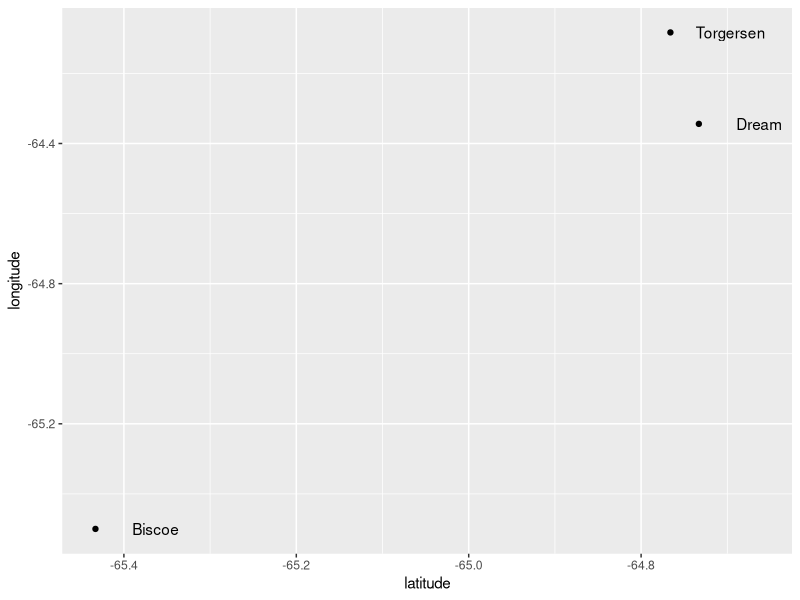
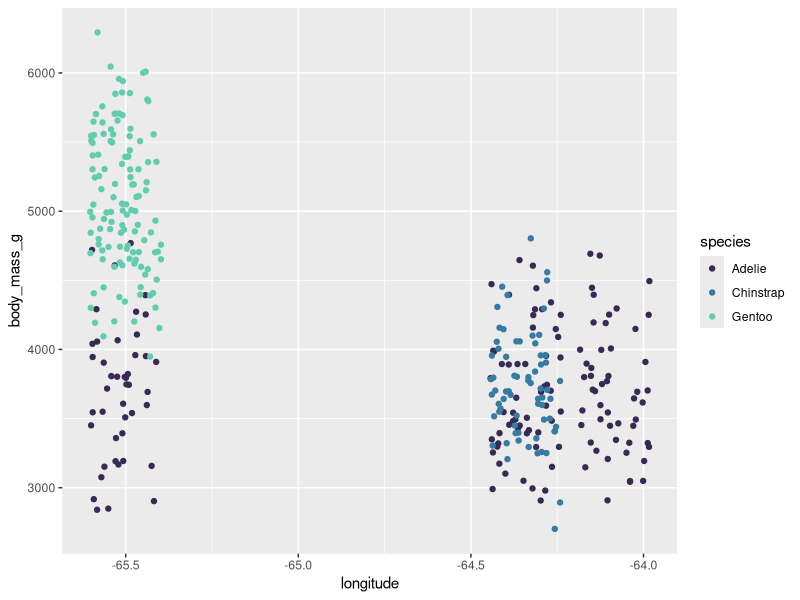

Reproduce these figures in R, in order.
# Create a new branch for this session's work

# Create a new script, call it "07-data-manip.R"

# Install dplyr and tidyr

if (FALSE) {
  install.packages("dplyr")
  install.packages("tidyr")
  install.packages("palmerpenguins")
  install.packages("ggplot2")
}

library(dplyr)
library(tidyr)
library(palmerpenguins)
library(ggplot2)

# Load data

penguins_data <- penguins

# Create a directory to store the raw data
# Store the raw data there

write.csv(
  penguins_data,
  "penguins_data_raw.csv",
  row.names = F
)

#### Looking at the penguins data ####

penguins_data
head(penguins_data)
tail(penguins_data)

str(penguins_data)
# str is useful for tibbles
# note different data types
# note factors
# note presence of NAs

#### Data manipulation ####

##### Assignment and pipes #####

# We assign values to variable names using the <-
# The = also works in *most* instances
# We use pipes to chain multiple operations together.
# Keyboard shortcuts: look up in Tools -> Keyboard Shortcuts Help

##### Subsetting and filtering data #####

penguin_locations <- penguins |>
  select(species, island)

penguin_measures <- penguins |>
  select(species, ends_with("mm"))

adelie_penguins <- penguins |>
  filter(species == "Adelie")

##### Adding columns (mutate) #####

penguins_ratio <- penguins |>
  mutate(bill_length_depth_ratio = bill_length_mm / bill_depth_mm)

penguins_rounded <- penguins |>
  mutate(bill_length_mm_rounded = round(bill_length_mm, digits = 0))

penguins_rounded <- penguins |>
  mutate(across(ends_with("mm"), round))

penguins_rounded <- penguins |>
  mutate(across(ends_with("mm"), round, .names = "{.col}_rounded"))

##### Split-apply-combine #####

penguin_summary <- penguins |>
  group_by(island, species) |>
  summarize(total_penguins = n(),
            total_penguin = sum(body_mass_g)) |>
  ungroup()

penguin_totals <- penguins |>
  group_by(island, species) |>
  summarize(total_penguins = n(),
            total_penguin = sum(body_mass_g, na.rm = T)) |>
  ungroup()

penguin_summary <- penguins |>
  group_by(island, species, sex) |>
  summarize(across(ends_with("mm"), mean)) |>
  ungroup()

penguin_summary <- penguins |>
  group_by(island, species, sex) |>
  summarize(across(ends_with("mm"), \(x) mean(x, na.rm = T))) |>
  ungroup()

##### Reshaping #####

penguins_site_by_species <- penguin_totals |>
  select(species, island, total_penguins)

penguins_site_by_species <- penguin_totals |>
  select(species, island, total_penguins) |>
  tidyr::pivot_wider(id_cols = island,
                     names_from = species,
                     values_from = total_penguins)

penguins_site_by_species <- penguin_totals |>
  select(species, island, total_penguins) |>
  tidyr::pivot_wider(
    id_cols = island,
    names_from = species,
    values_from = total_penguins,
    values_fill =  0
  )

penguins_back_to_totals <- penguins_site_by_species |>
  tidyr::pivot_longer(-island, names_to = "Species", values_to = "Abundance")

##### joins + advanced joins #####

island_coordinates <- data.frame(
  island = c("Biscoe", "Dream", "Torgersen"),
  latitude = c(-65.433, -64.733, -64.766),
  longitude = c(-65.5, -64.344, -64.083)
)

ggplot(island_coordinates, aes(latitude, longitude)) +
  geom_point() +
  geom_text(aes(label = island), nudge_x = .07)

penguins_coords <- left_join(penguins, island_coordinates)

ggplot(penguins_coords, aes(longitude, body_mass_g, color = species)) +
  geom_jitter() +
  scale_color_viridis_d(option = "mako", begin = .2, end = .8)

#### Modify - add - commit ####

# adds penguins_data_raw repo
# commit and push

#### Palmer penguins citation ####
citation("palmerpenguins")

